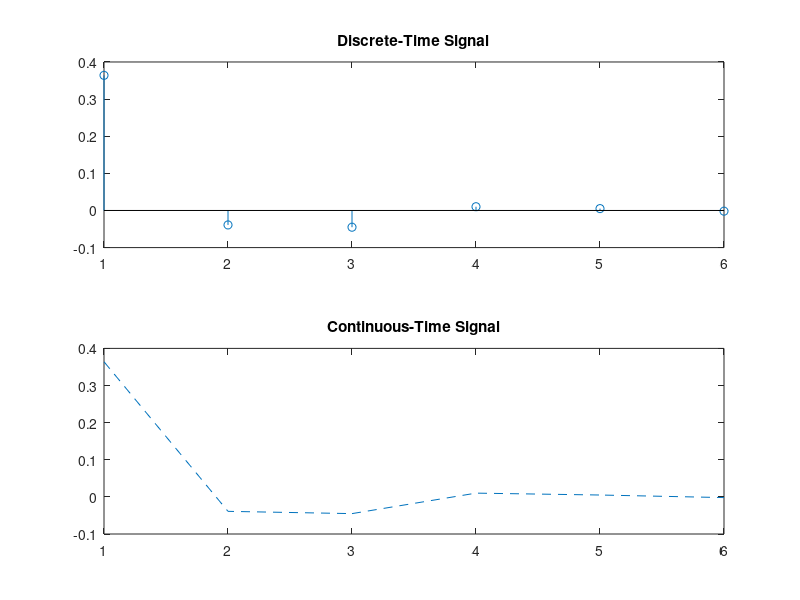

Write MATLAB code to recreate this figure.
clear all
for x=1:2*pi;
V(x)=exp(-x)*sin(8*x);
end;
x=1:2*pi;
subplot(2,1,1);
stem(x,V);
title('Discrete-Time Signal');
subplot(2,1,2);
plot(x,V,'--');
title('Continuous-Time Signal');
